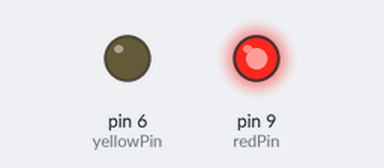
This sketch was run on a simulated Arduino Uno, built with avr-gcc and run on an emulated ATmega328P. Shown: output pins drawn as LEDs (lit = HIGH).

Above: at 0.1 s.
At 2.9 s:
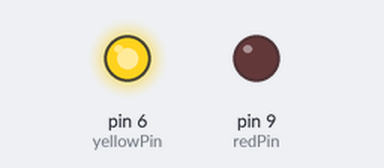
At 7.1 s:
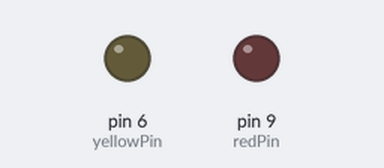
Timing chart, 0 to 7.4 s (numbered marks = the images above):
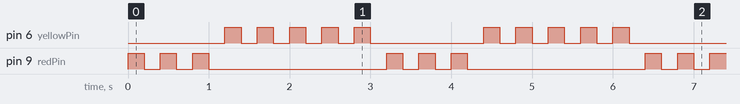

Measured:
- by itself, pin 6 (yellowPin): repeats every 3.2 s: 4 × (LOW 0.20 s, HIGH 0.20 s), LOW 1.4 s, HIGH 0.20 s
- by itself, pin 9 (redPin): repeats every 3.2 s: 2 × (LOW 0.20 s, HIGH 0.20 s), LOW 2.2 s, HIGH 0.20 s
- by itself, everything shown: repeats every 3.2 s, in 16 steps

The sketch:

For_Loops.ino
```cpp
int redPin = 9;
int redBlinkTime = 200;
int redBlinkCount = 3;

int yellowPin = 6;
int yellowBlinkCount = 5;
int yellowBlinkTime = 200;

int j = 1;


int time = 1000;

void setup() {

  pinMode(redPin,OUTPUT);
  pinMode(yellowPin,OUTPUT);


}

void loop() {
  // put your main code here, to run repeatedly:

  for(j = 1; j <= redBlinkCount; j = j +1){
    analogWrite(redPin,255);
    delay(redBlinkTime);
    analogWrite(redPin,0);
    delay(redBlinkTime);
  }

  for(j=1; j <= yellowBlinkCount; j = j +1){
    analogWrite(yellowPin,255);
    delay(yellowBlinkTime);
    analogWrite(yellowPin,0);
    delay(yellowBlinkTime);
  }


}
```
